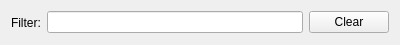
<?xml version="1.0" encoding="UTF-8"?>
<ui version="4.0">
 <class>ZFlyEmBookmarkFilter</class>
 <widget class="QWidget" name="ZFlyEmBookmarkFilter">
  <property name="geometry">
   <rect>
    <x>0</x>
    <y>0</y>
    <width>400</width>
    <height>45</height>
   </rect>
  </property>
  <property name="windowTitle">
   <string>Form</string>
  </property>
  <layout class="QHBoxLayout" name="horizontalLayout_2">
   <item>
    <widget class="QLabel" name="label">
     <property name="text">
      <string>Filter:</string>
     </property>
    </widget>
   </item>
   <item>
    <widget class="QLineEdit" name="filterEdit">
     <property name="clearButtonEnabled">
      <bool>true</bool>
     </property>
    </widget>
   </item>
   <item>
    <widget class="QPushButton" name="clearButton">
     <property name="text">
      <string>Clear</string>
     </property>
    </widget>
   </item>
  </layout>
 </widget>
 <resources/>
 <connections/>
</ui>
